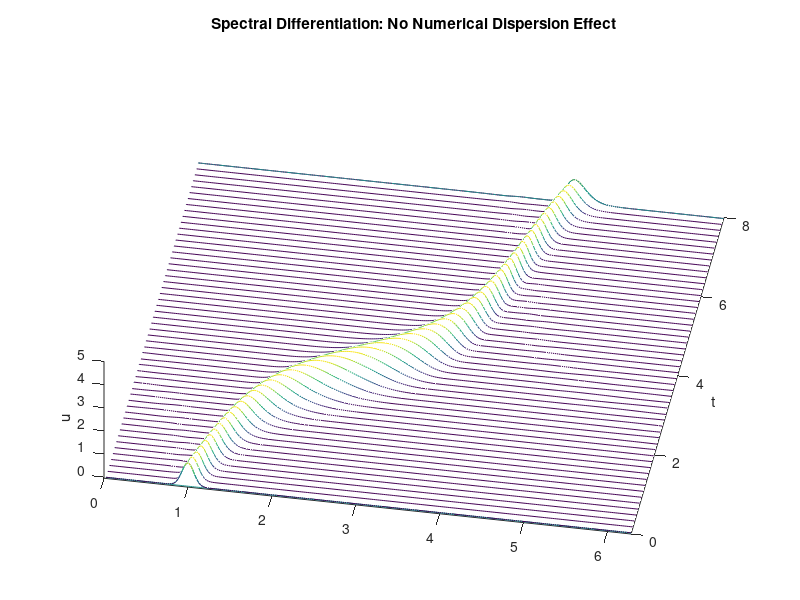

This figure's MATLAB source:
%EX37 -- Exercise 3.7 Solve the wave equation 
close all

N = 2^8; h = 2*pi/N;
column = [0 0.5*(-1).^(1:N-1).*cot((1:N-1)*h/2)]';
D = toeplitz(column,column([1 N:-1:2]));


x = h*(1:N)'; t = 0; dt = (5/3)/N;
c = 1/5 + sin(x-1).^2;
% Initial condition:
v = exp(-100*(x-1).^2);
% Extrapolate the set of conditions at (-dt):
vold = exp(-100*(x-0.2*dt-1).^2);
% Time-stepping by leap frog formula:
tmax = 8;
tplot = 0.15;
plotgap = round(tplot/dt); dt = tplot/plotgap;
nplots = round(tmax/tplot);
data = [v,  zeros(N,nplots)]; tdata = t;
% Wavenumbers
L = diag(c) * D;
tstart = tic;
for i = 1:nplots
    for n = 1:plotgap
        t = t + dt;
        vnew = vold - 2*dt*L*v;
        vold = v;
        v = vnew;
    end
    data(:,i+1) = v; tdata = [tdata; t]; %#ok
end
data = transpose(data);
tend = toc(tstart);
[xx, tt] = meshgrid(x,tdata);
waterfall(xx, tt, data), view(10,70)
axis([0 2*pi 0 tmax  -0.05  5]); ylabel t; zlabel u; grid off
title('Spectral Differentiation: No Numerical Dispersion Effect')
text(0.1,9.6, ['Number of grid points N = ', num2str(N)], 'FontSize', 12);
text(0.22,8.6, ['Running time = ', num2str(tend)], 'FontSize', 12);